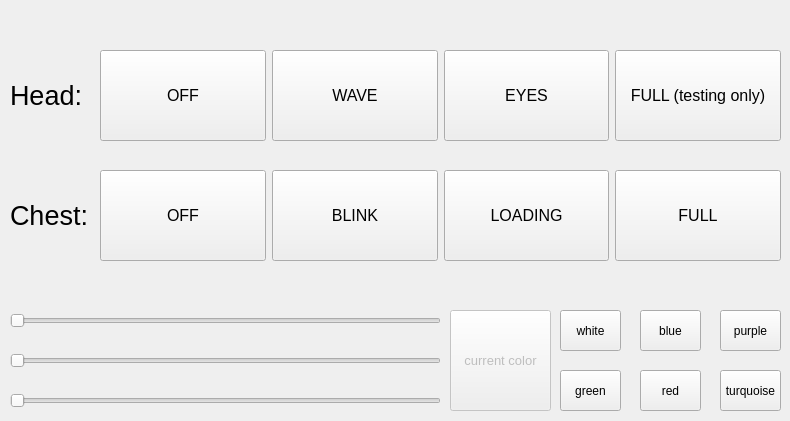
        <widget class="QWidget" name="manual_leds_page">
         <widget class="QWidget" name="horizontalLayoutWidget_40">
          <property name="geometry">
           <rect>
            <x>100</x>
            <y>50</y>
            <width>681</width>
            <height>91</height>
           </rect>
          </property>
          <layout class="QHBoxLayout" name="horizontalLayout_44">
           <item>
            <widget class="QPushButton" name="manual_head_leds_off">
             <property name="sizePolicy">
              <sizepolicy hsizetype="Minimum" vsizetype="Minimum">
               <horstretch>0</horstretch>
               <verstretch>0</verstretch>
              </sizepolicy>
             </property>
             <property name="font">
              <font>
               <pointsize>12</pointsize>
              </font>
             </property>
             <property name="text">
              <string>OFF</string>
             </property>
            </widget>
           </item>
           <item>
            <widget class="QPushButton" name="manual_head_leds_wave">
             <property name="sizePolicy">
              <sizepolicy hsizetype="Minimum" vsizetype="Minimum">
               <horstretch>0</horstretch>
               <verstretch>0</verstretch>
              </sizepolicy>
             </property>
             <property name="font">
              <font>
               <pointsize>12</pointsize>
              </font>
             </property>
             <property name="text">
              <string>WAVE</string>
             </property>
            </widget>
           </item>
           <item>
            <widget class="QPushButton" name="manual_head_leds_eyes">
             <property name="sizePolicy">
              <sizepolicy hsizetype="Minimum" vsizetype="Minimum">
               <horstretch>0</horstretch>
               <verstretch>0</verstretch>
              </sizepolicy>
             </property>
             <property name="font">
              <font>
               <pointsize>12</pointsize>
              </font>
             </property>
             <property name="text">
              <string>EYES</string>
             </property>
            </widget>
           </item>
           <item>
            <widget class="QPushButton" name="manual_head_leds_full">
             <property name="sizePolicy">
              <sizepolicy hsizetype="Minimum" vsizetype="Minimum">
               <horstretch>0</horstretch>
               <verstretch>0</verstretch>
              </sizepolicy>
             </property>
             <property name="font">
              <font>
               <pointsize>12</pointsize>
              </font>
             </property>
             <property name="text">
              <string>FULL (testing only)</string>
             </property>
            </widget>
           </item>
          </layout>
         </widget>
         <widget class="QLabel" name="label">
          <property name="geometry">
           <rect>
            <x>10</x>
            <y>80</y>
            <width>71</width>
            <height>31</height>
           </rect>
          </property>
          <property name="font">
           <font>
            <pointsize>20</pointsize>
           </font>
          </property>
          <property name="text">
           <string>Head:</string>
          </property>
         </widget>
         <widget class="QLabel" name="label_2">
          <property name="geometry">
           <rect>
            <x>10</x>
            <y>200</y>
            <width>81</width>
            <height>31</height>
           </rect>
          </property>
          <property name="font">
           <font>
            <pointsize>20</pointsize>
           </font>
          </property>
          <property name="text">
           <string>Chest:</string>
          </property>
         </widget>
         <widget class="QWidget" name="horizontalLayoutWidget_41">
          <property name="geometry">
           <rect>
            <x>100</x>
            <y>170</y>
            <width>681</width>
            <height>91</height>
           </rect>
          </property>
          <layout class="QHBoxLayout" name="horizontalLayout_45">
           <item>
            <widget class="QPushButton" name="manual_chest_leds_off">
             <property name="sizePolicy">
              <sizepolicy hsizetype="Minimum" vsizetype="Minimum">
               <horstretch>0</horstretch>
               <verstretch>0</verstretch>
              </sizepolicy>
             </property>
             <property name="font">
              <font>
               <pointsize>12</pointsize>
              </font>
             </property>
             <property name="text">
              <string>OFF</string>
             </property>
            </widget>
           </item>
           <item>
            <widget class="QPushButton" name="manual_chest_leds_blink">
             <property name="sizePolicy">
              <sizepolicy hsizetype="Minimum" vsizetype="Minimum">
               <horstretch>0</horstretch>
               <verstretch>0</verstretch>
              </sizepolicy>
             </property>
             <property name="font">
              <font>
               <pointsize>12</pointsize>
              </font>
             </property>
             <property name="text">
              <string>BLINK</string>
             </property>
            </widget>
           </item>
           <item>
            <widget class="QPushButton" name="manual_chest_leds_loading">
             <property name="sizePolicy">
              <sizepolicy hsizetype="Minimum" vsizetype="Minimum">
               <horstretch>0</horstretch>
               <verstretch>0</verstretch>
              </sizepolicy>
             </property>
             <property name="font">
              <font>
               <pointsize>12</pointsize>
              </font>
             </property>
             <property name="text">
              <string>LOADING</string>
             </property>
            </widget>
           </item>
           <item>
            <widget class="QPushButton" name="manual_chest_leds_full">
             <property name="sizePolicy">
              <sizepolicy hsizetype="Minimum" vsizetype="Minimum">
               <horstretch>0</horstretch>
               <verstretch>0</verstretch>
              </sizepolicy>
             </property>
             <property name="font">
              <font>
               <pointsize>12</pointsize>
              </font>
             </property>
             <property name="text">
              <string>FULL</string>
             </property>
            </widget>
           </item>
          </layout>
         </widget>
         <widget class="QSlider" name="manual_leds_slider_red">
          <property name="geometry">
           <rect>
            <x>10</x>
            <y>310</y>
            <width>431</width>
            <height>22</height>
           </rect>
          </property>
          <property name="minimum">
           <number>20</number>
          </property>
          <property name="maximum">
           <number>255</number>
          </property>
          <property name="pageStep">
           <number>100</number>
          </property>
          <property name="orientation">
           <enum>Qt::Horizontal</enum>
          </property>
         </widget>
         <widget class="QSlider" name="manual_leds_slider_green">
          <property name="geometry">
           <rect>
            <x>10</x>
            <y>350</y>
            <width>431</width>
            <height>22</height>
           </rect>
          </property>
          <property name="minimum">
           <number>20</number>
          </property>
          <property name="maximum">
           <number>255</number>
          </property>
          <property name="orientation">
           <enum>Qt::Horizontal</enum>
          </property>
         </widget>
         <widget class="QSlider" name="manual_leds_slider_blue">
          <property name="geometry">
           <rect>
            <x>10</x>
            <y>390</y>
            <width>431</width>
            <height>22</height>
           </rect>
          </property>
          <property name="minimum">
           <number>20</number>
          </property>
          <property name="maximum">
           <number>255</number>
          </property>
          <property name="orientation">
           <enum>Qt::Horizontal</enum>
          </property>
         </widget>
         <widget class="QPushButton" name="manual_leds_color_show">
          <property name="enabled">
           <bool>false</bool>
          </property>
          <property name="geometry">
           <rect>
            <x>450</x>
            <y>310</y>
            <width>101</width>
            <height>101</height>
           </rect>
          </property>
          <property name="font">
           <font>
            <pointsize>10</pointsize>
           </font>
          </property>
          <property name="text">
           <string>current color</string>
          </property>
         </widget>
         <widget class="QPushButton" name="manual_leds_color_white">
          <property name="geometry">
           <rect>
            <x>560</x>
            <y>310</y>
            <width>61</width>
            <height>41</height>
           </rect>
          </property>
          <property name="sizePolicy">
           <sizepolicy hsizetype="Minimum" vsizetype="Minimum">
            <horstretch>0</horstretch>
            <verstretch>0</verstretch>
           </sizepolicy>
          </property>
          <property name="text">
           <string>white</string>
          </property>
         </widget>
         <widget class="QPushButton" name="manual_leds_color_blue">
          <property name="geometry">
           <rect>
            <x>640</x>
            <y>310</y>
            <width>61</width>
            <height>41</height>
           </rect>
          </property>
          <property name="sizePolicy">
           <sizepolicy hsizetype="Minimum" vsizetype="Minimum">
            <horstretch>0</horstretch>
            <verstretch>0</verstretch>
           </sizepolicy>
          </property>
          <property name="text">
           <string>blue</string>
          </property>
         </widget>
         <widget class="QPushButton" name="manual_leds_color_green">
          <property name="geometry">
           <rect>
            <x>560</x>
            <y>370</y>
            <width>61</width>
            <height>41</height>
           </rect>
          </property>
          <property name="sizePolicy">
           <sizepolicy hsizetype="Minimum" vsizetype="Minimum">
            <horstretch>0</horstretch>
            <verstretch>0</verstretch>
           </sizepolicy>
          </property>
          <property name="text">
           <string>green</string>
          </property>
         </widget>
         <widget class="QPushButton" name="manual_leds_color_red">
          <property name="geometry">
           <rect>
            <x>640</x>
            <y>370</y>
            <width>61</width>
            <height>41</height>
           </rect>
          </property>
          <property name="sizePolicy">
           <sizepolicy hsizetype="Minimum" vsizetype="Minimum">
            <horstretch>0</horstretch>
            <verstretch>0</verstretch>
           </sizepolicy>
          </property>
          <property name="text">
           <string>red</string>
          </property>
         </widget>
         <widget class="QPushButton" name="manual_leds_color_purple">
          <property name="geometry">
           <rect>
            <x>720</x>
            <y>310</y>
            <width>61</width>
            <height>41</height>
           </rect>
          </property>
          <property name="sizePolicy">
           <sizepolicy hsizetype="Minimum" vsizetype="Minimum">
            <horstretch>0</horstretch>
            <verstretch>0</verstretch>
           </sizepolicy>
          </property>
          <property name="text">
           <string>purple</string>
          </property>
         </widget>
         <widget class="QPushButton" name="manual_leds_color_turquoise">
          <property name="geometry">
           <rect>
            <x>720</x>
            <y>370</y>
            <width>61</width>
            <height>41</height>
           </rect>
          </property>
          <property name="sizePolicy">
           <sizepolicy hsizetype="Minimum" vsizetype="Minimum">
            <horstretch>0</horstretch>
            <verstretch>0</verstretch>
           </sizepolicy>
          </property>
          <property name="text">
           <string>turquoise</string>
          </property>
         </widget>
        </widget>
